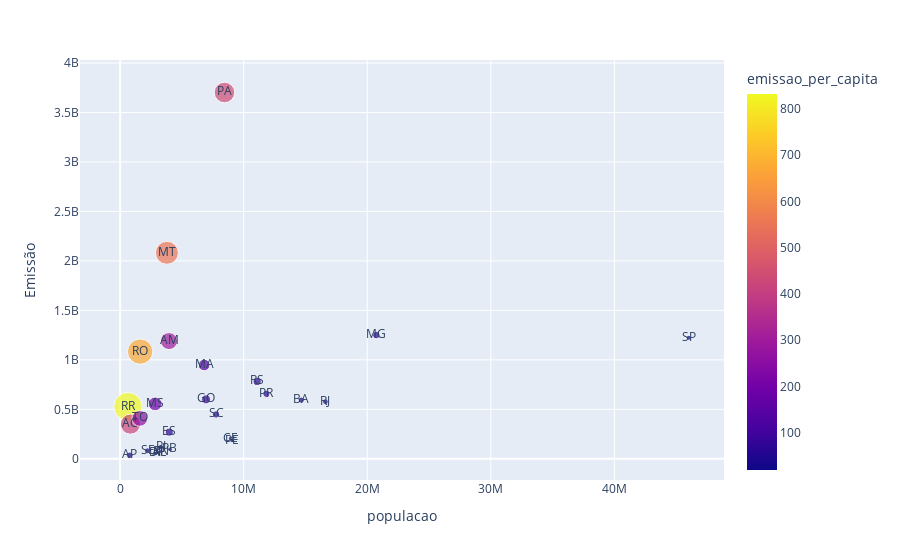

Notebook code for this chart:
### Code cell
px.scatter(data_frame=tabelas_mescladas, x='populacao',
           y='Emissão', text='Estado', size='emissao_per_capita', color='emissao_per_capita')

### Figure 1 — Plotly figure (JSON) as saved in the notebook; plotly's stock layout.template omitted (floating-point values rounded to 4 significant figures)
{"data": [{"hovertemplate": "populacao=%{x}<br>Emissão=%{y}<br>emissao_per_capita=%{marker.color}<br>Estado=%{text}<extra></extra>", "legendgroup": "", "marker": {"color": [832.1, 670.3, 550.1, 438.4, 422.5, 301.0, 257.7, 195.9, 139.3, 86.44, 70.48, 67.86, 60.32, 57.77, 55.49, 46.09, 40.47, 36.71, 35.07, 34.71, 26.58, 23.65, 22.77, 21.86, 20.29, 20.03, 19.39], "coloraxis": "coloraxis", "size": [832.1, 670.3, 550.1, 438.4, 422.5, 301.0, 257.7, 195.9, 139.3, 86.44, 70.48, 67.86, 60.32, 57.77, 55.49, 46.09, 40.47, 36.71, 35.07, 34.71, 26.58, 23.65, 22.77, 21.86, 20.29, 20.03, 19.39], "sizemode": "area", "sizeref": 2.08, "symbol": "circle"}, "mode": "markers+text", "name": "", "orientation": "v", "showlegend": false, "text": ["RR", "RO", "MT", "PA", "AC", "AM", "TO", "MS", "MA", "GO", "RS", "ES", "MG", "SC", "PR", "AP", "BA", "SE", "PI", "RJ", "SP", "PB", "CE", "RN", "PE", "AL", "DF"], "type": "scatter", "x": [634805, 1616379, 3784239, 8442962, 829780, 3952262, 1584306, 2833742, 6800605, 6950976, 11088065, 3975100, 20732660, 7762154, 11835379, 774268, 14659023, 2211868, 3270174, 16615526, 46024937, 4030961, 8936431, 3303953, 9051113, 3125254, 2923369], "xaxis": "x", "y": [528200000.0, 1084000000.0, 2082000000.0, 3702000000.0, 350500000.0, 1190000000.0, 408200000.0, 555100000.0, 947600000.0, 600800000.0, 781500000.0, 269800000.0, 1251000000.0, 448400000.0, 656800000.0, 35680000.0, 593200000.0, 81190000.0, 114700000.0, 576700000.0, 1223000000.0, 95330000.0, 203500000.0, 72240000.0, 183600000.0, 62610000.0, 56690000.0], "yaxis": "y"}], "layout": {"coloraxis": {"colorbar": {"title": {"text": "emissao_per_capita"}}, "colorscale": [[0, "#0d0887"], [0.1111, "#46039f"], [0.2222, "#7201a8"], [0.3333, "#9c179e"], [0.4444, "#bd3786"], [0.5556, "#d8576b"], [0.6667, "#ed7953"], [0.7778, "#fb9f3a"], [0.8889, "#fdca26"], [1, "#f0f921"]]}, "legend": {"itemsizing": "constant", "tracegroupgap": 0}, "margin": {"t": 60}, "xaxis": {"anchor": "y", "domain": [0, 1], "title": {"text": "populacao"}}, "yaxis": {"anchor": "x", "domain": [0, 1], "title": {"text": "Emissão"}}}}
